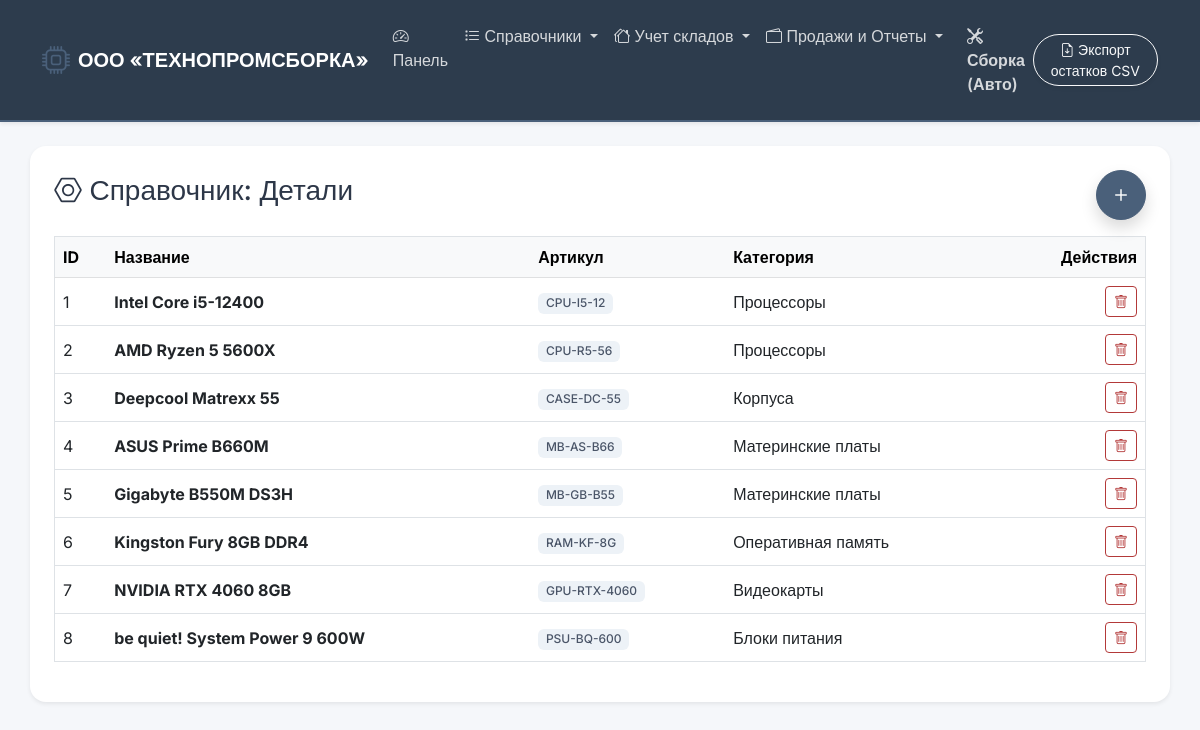
Page /parts on the committed database.
### tables this page shows
CREATE TABLE part (
        id_part INTEGER PRIMARY KEY AUTOINCREMENT,
        name TEXT NOT NULL,
        article TEXT NOT NULL UNIQUE,
        category_id INTEGER,
        FOREIGN KEY (category_id) REFERENCES part_category (id_category) ON DELETE SET NULL
    );

CREATE TABLE part_category (
        id_category INTEGER PRIMARY KEY AUTOINCREMENT,
        name TEXT NOT NULL UNIQUE
    );

### app.py (the view, shortened to what this page needs)
@app.route('/parts', methods=['GET', 'POST'])
def parts():
    conn = get_db_connection()
    data = conn.execute('''
        SELECT p.*, c.name as category_name
        FROM part p
        LEFT JOIN part_category c ON p.category_id = c.id_category
    ''').fetchall()
    categories = conn.execute('SELECT * FROM part_category').fetchall()
    conn.close()
    return render_template('parts.html', data=data, categories=categories)

### app.py (called while the page is built)
def get_db_connection():
    conn = sqlite3.connect('database.db')
    conn.row_factory = sqlite3.Row
    return conn

### templates/parts.html (shortened to what this page needs)
{% extends 'base.html' %}
{% block content %}
<div class="d-flex justify-content-between align-items-center mb-3">
    <h3><i class="bi bi-nut"></i> Справочник: Детали</h3>
    <button class="btn btn-primary rounded-circle shadow" data-bs-toggle="modal" data-bs-target="#addModal" style="width: 50px; height: 50px; font-size: 24px; line-height: 1;">
        <i class="bi bi-plus"></i>
    </button>
</div>
<table class="table table-hover align-middle border">
    <thead class="table-light">
        <tr><th>ID</th><th>Название</th><th>Артикул</th><th>Категория</th><th class="text-end">Действия</th></tr>
    </thead>
    <tbody>
        {% for row in data %}
        <tr>
            <td>{{ row.id_part }}</td>
            <td><strong>{{ row.name }}</strong></td>
            <td><span class="badge bg-secondary">{{ row.article }}</span></td>
            <td>{{ row.category_name if row.category_name else '—' }}</td>
            <td class="text-end">
                <a href="/delete_part/{{ row.id_part }}" class="btn btn-sm btn-outline-danger" onclick="return confirm('Удалить?');">
                    <i class="bi bi-trash"></i>
                </a>
            </td>
        </tr>
        {% endfor %}
    </tbody>
</table>
{% endblock %}

### templates/base.html (style rules this page uses)
:root { --primary-color: #4a607a; --primary-hover: #384b60; --secondary-color: #6c7a89; --bg-color: #f5f7fa; --text-color: #2d3748; --card-border: #e2e8f0; --success-color: #3b7a57; --success-hover: #2d5f43; --danger-color: #b33939; --danger-hover: #8c2c2c; }
body { font-family: 'Inter', sans-serif; background-color: var(--bg-color); color: var(--text-color); }
.btn-primary { background-color: var(--primary-color) !important; border-color: var(--primary-color) !important; }
.btn-outline-danger { color: var(--danger-color) !important; border-color: var(--danger-color) !important; }
.table { color: var(--text-color) !important; }
.table-light { background-color: #eaeff5 !important; color: #4a5568 !important; }
.badge.bg-secondary { background-color: #edf2f7 !important; color: #4a5568 !important; font-weight: 500; }

### rows in the picture
part: id_part "1", name "Intel Core i5-12400", article "CPU-I5-12", name "Процессоры"
part: id_part "2", name "AMD Ryzen 5 5600X", article "CPU-R5-56", name "Процессоры"
part: id_part "3", name "Deepcool Matrexx 55", article "CASE-DC-55", name "Корпуса"
part: id_part "4", name "ASUS Prime B660M", article "MB-AS-B66", name "Материнские платы"
part: id_part "5", name "Gigabyte B550M DS3H", article "MB-GB-B55", name "Материнские платы"
part: id_part "6", name "Kingston Fury 8GB DDR4", article "RAM-KF-8G", name "Оперативная память"
part: id_part "7", name "NVIDIA RTX 4060 8GB", article "GPU-RTX-4060", name "Видеокарты"
part: id_part "8", name "be quiet! System Power 9 600W", article "PSU-BQ-600", name "Блоки питания"
